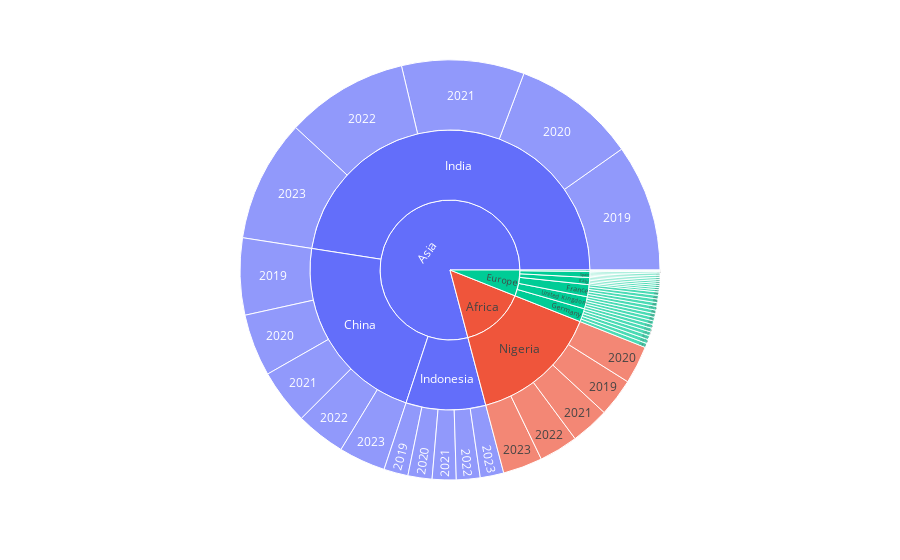

Source (notebook cell):
### Code cell
fig = px.sunburst(data, path=['Continent', 'Entity','Year'], values='Births')
fig.show()

### Figure 1 — Plotly figure (JSON) as saved in the notebook; plotly's stock layout.template omitted (floating-point values rounded to 4 significant figures)
{"data": [{"branchvalues": "total", "domain": {"x": [0, 1], "y": [0, 1]}, "hovertemplate": "labels=%{label}<br>Births=%{value}<br>parent=%{parent}<br>id=%{id}<extra></extra>", "ids": ["Asia/China/2019", "Europe/France/2019", "Europe/Germany/2019", "Europe/Greece/2019", "Asia/India/2019", "Asia/Indonesia/2019", "Europe/Italy/2019", "Africa/Nigeria/2019", "Europe/Spain/2019", "Europe/United Kingdom/2019", "Asia/China/2020", "Europe/France/2020", "Europe/Germany/2020", "Europe/Greece/2020", "Asia/India/2020", "Asia/Indonesia/2020", "Europe/Italy/2020", "Africa/Nigeria/2020", "Europe/Spain/2020", "Europe/United Kingdom/2020", "Asia/China/2021", "Europe/France/2021", "Europe/Germany/2021", "Europe/Greece/2021", "Asia/India/2021", "Asia/Indonesia/2021", "Europe/Italy/2021", "Africa/Nigeria/2021", "Europe/Spain/2021", "Europe/United Kingdom/2021", "Asia/China/2022", "Europe/France/2022", "Europe/Germany/2022", "Europe/Greece/2022", "Asia/India/2022", "Asia/Indonesia/2022", "Europe/Italy/2022", "Africa/Nigeria/2022", "Europe/Spain/2022", "Europe/United Kingdom/2022", "Asia/China/2023", "Europe/France/2023", "Europe/Germany/2023", "Europe/Greece/2023", "Asia/India/2023", "Asia/Indonesia/2023", "Europe/Italy/2023", "Africa/Nigeria/2023", "Europe/Spain/2023", "Europe/United Kingdom/2023", "Asia/China", "Europe/France", "Europe/Germany", "Europe/Greece", "Asia/India", "Asia/Indonesia", "Europe/Italy", "Africa/Nigeria", "Europe/Spain", "Europe/United Kingdom", "Africa", "Asia", "Europe"], "labels": ["2019", "2019", "2019", "2019", "2019", "2019", "2019", "2019", "2019", "2019", "2020", "2020", "2020", "2020", "2020", "2020", "2020", "2020", "2020", "2020", "2021", "2021", "2021", "2021", "2021", "2021", "2021", "2021", "2021", "2021", "2022", "2022", "2022", "2022", "2022", "2022", "2022", "2022", "2022", "2022", "2023", "2023", "2023", "2023", "2023", "2023", "2023", "2023", "2023", "2023", "China", "France", "Germany", "Greece", "India", "Indonesia", "Italy", "Nigeria", "Spain", "United Kingdom", "Africa", "Asia", "Europe"], "name": "", "parents": ["Asia/China", "Europe/France", "Europe/Germany", "Europe/Greece", "Asia/India", "Asia/Indonesia", "Europe/Italy", "Africa/Nigeria", "Europe/Spain", "Europe/United Kingdom", "Asia/China", "Europe/France", "Europe/Germany", "Europe/Greece", "Asia/India", "Asia/Indonesia", "Europe/Italy", "Africa/Nigeria", "Europe/Spain", "Europe/United Kingdom", "Asia/China", "Europe/France", "Europe/Germany", "Europe/Greece", "Asia/India", "Asia/Indonesia", "Europe/Italy", "Africa/Nigeria", "Europe/Spain", "Europe/United Kingdom", "Asia/China", "Europe/France", "Europe/Germany", "Europe/Greece", "Asia/India", "Asia/Indonesia", "Europe/Italy", "Africa/Nigeria", "Europe/Spain", "Europe/United Kingdom", "Asia/China", "Europe/France", "Europe/Germany", "Europe/Greece", "Asia/India", "Asia/Indonesia", "Europe/Italy", "Africa/Nigeria", "Europe/Spain", "Europe/United Kingdom", "Asia", "Europe", "Europe", "Europe", "Asia", "Asia", "Europe", "Africa", "Europe", "Europe", "", "", ""], "type": "sunburst", "values": [14615866, 711582, 778799, 83587, 24124982, 4607562, 419609, 7266105, 357540, 714388, 11843469, 695934, 795669, 84746, 23485340, 4582350, 408035, 7218484, 343355, 687269, 10461124, 702274, 775669, 86163, 23321854, 4543453, 407050, 7330875, 340310, 693027, 9455320, 687577, 730553, 74165, 23286124, 4518308, 399735, 7406815, 339675, 688630, 8899881, 638891, 719249, 73661, 23219488, 4482359, 384627, 7509758, 336821, 688388, 55275660, 3436258, 3799939, 402322, 117437788, 22734032, 2019056, 36732037, 1717701, 3471702, 36732037, 195447480, 14846978]}], "layout": {"autosize": true, "legend": {"tracegroupgap": 0}, "margin": {"t": 60}}}
